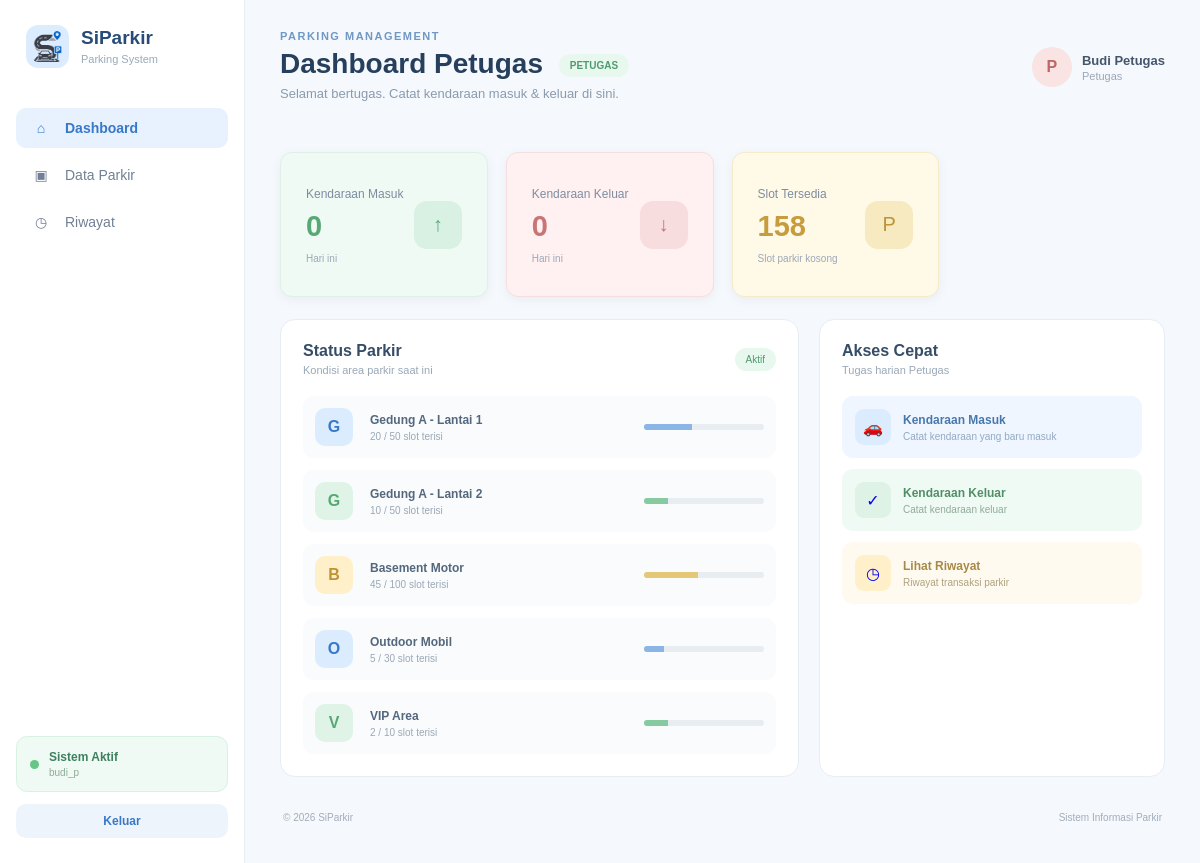
Screenshot of /controller/c_dashboard_petugas.php (signed in) with the database file from the repository.
### tables this page shows
CREATE TABLE `tb_area_parkir` (
  `id_area` int NOT NULL,
  `id_kategori` int DEFAULT NULL,
  `nama_area` varchar(50) NOT NULL,
  `kapasitas` int NOT NULL,
  `terisi` int NOT NULL DEFAULT '0'
);

### controller/c_dashboard_petugas.php (called while the page is built, shortened)
<?php
require_once __DIR__ . '/../model/m_dashboard.php';
$model = new M_Dashboard();
$data = $model->getDataDashboard();
require_once __DIR__ . '/../views/v_dashboard_petugas.php';

### views/_helpers.php (called while the page is built, shortened)
<?php
function base_url() {
    $projectRoot = str_replace('\\', '/', dirname(__DIR__));
    $docRoot = isset($_SERVER['DOCUMENT_ROOT']) ? str_replace('\\', '/', rtrim($_SERVER['DOCUMENT_ROOT'], '/')) : '';
    if ($docRoot !== '' && stripos($projectRoot, $docRoot) === 0) {
        return rtrim(substr($projectRoot, strlen($docRoot)), '/');
    }
    $script = str_replace('\\', '/', $_SERVER['SCRIPT_NAME'] ?? '');
    return rtrim(dirname(dirname($script)), '/');
}
function e($v){return htmlspecialchars((string)$v, ENT_QUOTES, 'UTF-8');}

### model/m_dashboard.php (called while the page is built, shortened)
<?php
require_once __DIR__ . '/m_koneksi.php';
class M_Dashboard
{
    public function getDataDashboard()
    {
        global $conn;
        $total_kendaraan = 0;
        $q1 = mysqli_query($conn, "SELECT COUNT(*) AS total FROM tb_kendaraan");
        if ($q1 && $row = mysqli_fetch_assoc($q1)) {
            $total_kendaraan = (int) $row['total'];
        }
        $kendaraan_masuk = 0;
        $q2 = mysqli_query(
            $conn,
            "SELECT COUNT(*) AS total FROM tb_transaksi WHERE DATE(waktu_masuk) = CURDATE()"
        );
        if ($q2 && $row = mysqli_fetch_assoc($q2)) {
            $kendaraan_masuk = (int) $row['total'];
        }
        $kendaraan_keluar = 0;
        $q3 = mysqli_query(
            $conn,
            "SELECT COUNT(*) AS total FROM tb_transaksi WHERE status = 'keluar' AND DATE(waktu_keluar) = CURDATE()"
        );
        if ($q3 && $row = mysqli_fetch_assoc($q3)) {
            $kendaraan_keluar = (int) $row['total'];
        }
        $slot_tersedia = 0;
        $q4 = mysqli_query(
            $conn,
            "SELECT COALESCE(SUM(kapasitas - terisi), 0) AS sisa FROM tb_area_parkir"
        );
        if ($q4 && $row = mysqli_fetch_assoc($q4)) {
            $slot_tersedia = (int) $row['sisa'];
        }
        $status_area = [];
        $palet = [
            ['warna' => 'blue',   'bg_icon' => 'blue-bg'],
            ['warna' => 'green',  'bg_icon' => 'green-bg'],
            ['warna' => 'yellow', 'bg_icon' => 'yellow-bg'],
        ];
        $q5 = mysqli_query(
            $conn,
            "SELECT id_area, nama_area, kapasitas, terisi FROM tb_area_parkir ORDER BY id_area ASC"
        );
        if ($q5) {
            $i = 0;
            while ($row = mysqli_fetch_assoc($q5)) {
                $kapasitas = (int) $row['kapasitas'];
                $terisi = (int) $row['terisi'];
                $persen = $kapasitas > 0 ? round(($terisi / $kapasitas) * 100) : 0;
                $warna = $palet[$i % count($palet)];
                $status_area[] = [
                    'nama'    => $row['nama_area'],
                    'terisi'  => $terisi,
                    'total'   => $kapasitas,
                    'persen'  => $persen,
                    'warna'   => $warna['warna'],
                    'bg_icon' => $warna['bg_icon'],
                ];
                $i++;
            }
        }
        return [
            'total_kendaraan'  => $total_kendaraan,
            'kendaraan_masuk'  => $kendaraan_masuk,
            'kendaraan_keluar' => $kendaraan_keluar,
            'slot_tersedia'    => $slot_tersedia,
            'status_area'      => $status_area,
        ];
    }
}

### views/v_dashboard_petugas.php (the view, shortened to what this page needs)
<?php
require_once __DIR__ . '/_helpers.php';
$basePath = base_url();
$cssPath = $basePath . '/asset/dashboard_admin.css';
?>
<!DOCTYPE html>
<html lang="id">
<head>
    <link rel="stylesheet" href="<?php echo htmlspecialchars($cssPath); ?>">
</head>
<body>
    <div class="layout">
        <?php include __DIR__ . '/_sidebar.php'; ?>
        <main class="main">
            <header class="header">
                <div>
                    <p class="small-title">PARKING MANAGEMENT</p>
                    <h1>Dashboard Petugas <span class="badge" style="vertical-align:middle;margin-left:8px;background:#e9f8ef;color:#4d9b6d;">PETUGAS</span></h1>
                    <p class="subtitle">
                        Selamat bertugas. Catat kendaraan masuk &amp; keluar di sini.
                    </p>
                </div>
                <div class="profile">
                    <div class="profile-icon">
                        P
                    </div>
                    <div>
                        <strong><?= e($_SESSION['nama_lengkap'] ?? 'Petugas') ?></strong>
                        <small><?= e(ucfirst($_SESSION['role'] ?? 'petugas')) ?></small>
                    </div>
                </div>
            </header>
            <section class="stats">
                <div class="card green">
                    <div class="card-content">
                        <span>Kendaraan Masuk</span>
                        <h2>
                            <?php echo $data['kendaraan_masuk']; ?>
                        </h2>
                        <small>Hari ini</small>
                    </div>
                    <div class="card-icon">
                        ↑
                    </div>
                </div>
                <div class="card red">
                    <div class="card-content">
                        <span>Kendaraan Keluar</span>
                        <h2>
                            <?php echo $data['kendaraan_keluar']; ?>
                        </h2>
                        <small>Hari ini</small>
                    </div>
                    <div class="card-icon">
                        ↓
                    </div>
                </div>
                <div class="card yellow">
                    <div class="card-content">
                        <span>Slot Tersedia</span>
                        <h2>
                            <?php echo $data['slot_tersedia']; ?>
                        </h2>
                        <small>Slot parkir kosong</small>
                    </div>
                    <div class="card-icon">
                        P
                    </div>
                </div>
            </section>
            <section class="content-grid">
                <div class="panel">
                    <div class="panel-header">
                        <div>
                            <h3>Status Parkir</h3>
                            <p>Kondisi area parkir saat ini</p>
                        </div>
                        <span class="badge">
                            Aktif
                        </span>
                    </div>
                    <div class="parking-area">
                        <?php if (empty($data['status_area'])): ?>
                        <p class="subtitle">Belum ada data area parkir.</p>
                        <?php else: ?>
                        <?php foreach ($data['status_area'] as $area): ?>
                        <div class="parking-card">
                            <div class="parking-number <?php echo htmlspecialchars($area['bg_icon']); ?>">
                                <?php echo htmlspecialchars(strtoupper(substr($area['nama'], 0, 1))); ?>
                            </div>
                            <div>
                                <strong><?php echo htmlspecialchars($area['nama']); ?></strong>
                                <span><?php echo $area['terisi']; ?> / <?php echo $area['total']; ?> slot terisi</span>
                            </div>
                            <div class="progress">
                                <div class="progress-<?php echo htmlspecialchars($area['warna']); ?>" style="width: <?php echo $area['persen']; ?>%;"></div>
                            </div>
                        </div>
                        <?php endforeach; ?>
                        <?php endif; ?>
                    </div>
                </div>
                <div class="panel quick-panel">
                    <div class="panel-header">
                        <div>
                            <h3>Akses Cepat</h3>
                            <p>Tugas harian Petugas</p>
                        </div>
                    </div>
                    <div class="quick-menu">
                        <a href="<?php echo htmlspecialchars($basePath . '/controller/c_dataparkir.php?aksi=tambah'); ?>" class="quick blue-quick">
                            <span>🚗</span>
                            <div>
                                <strong>Kendaraan Masuk</strong>
                                <small>Catat kendaraan yang baru masuk</small>
                            </div>
                        </a>
                        <a href="<?php echo htmlspecialchars($basePath . '/controller/c_dataparkir.php?aksi=tampil'); ?>" class="quick green-quick">
                            <span>✓</span>
                            <div>
                                <strong>Kendaraan Keluar</strong>
                                <small>Catat kendaraan keluar</small>
                            </div>
                        </a>
                        <a href="<?php echo htmlspecialchars($basePath . '/controller/c_riwayat.php'); ?>" class="quick yellow-quick">
                            <span>◷</span>
                            <div>
                                <strong>Lihat Riwayat</strong>
                                <small>Riwayat transaksi parkir</small>
                            </div>
                        </a>
                    </div>
                </div>
            </section>
            <footer>
                <span>© 2026 SiParkir</span>
                <span>
                    Sistem Informasi Parkir
                </span>
            </footer>
        </main>
    </div>
</body>
</html>

### rows the page displays
tb_area_parkir: nama_area "G", nama_area "Gedung A - Lantai 1", terisi "20", kapasitas "50", $area['persen'] 40 (drawn)
tb_area_parkir: nama_area "G", nama_area "Gedung A - Lantai 2", terisi "10", kapasitas "50", $area['persen'] 20 (drawn)
tb_area_parkir: nama_area "B", nama_area "Basement Motor", terisi "45", kapasitas "100"
tb_area_parkir: nama_area "O", nama_area "Outdoor Mobil", terisi "5", kapasitas "30", $area['persen'] 17 (drawn)
tb_area_parkir: nama_area "V", nama_area "VIP Area", terisi "2", kapasitas "10", $area['persen'] 20 (drawn)

### other values shown
$icon "⌂"
$label "Dashboard"
$icon "▣"
$label "Data Parkir"
$icon "◷"
$label "Riwayat"
$_SESSION['username'] "budi_p"
$_SESSION['nama_lengkap'] "Budi Petugas"
$_SESSION['role'] "Petugas"
$data['kendaraan_masuk'] "0"
$data['kendaraan_keluar'] "0"
$data['slot_tersedia'] "158"
